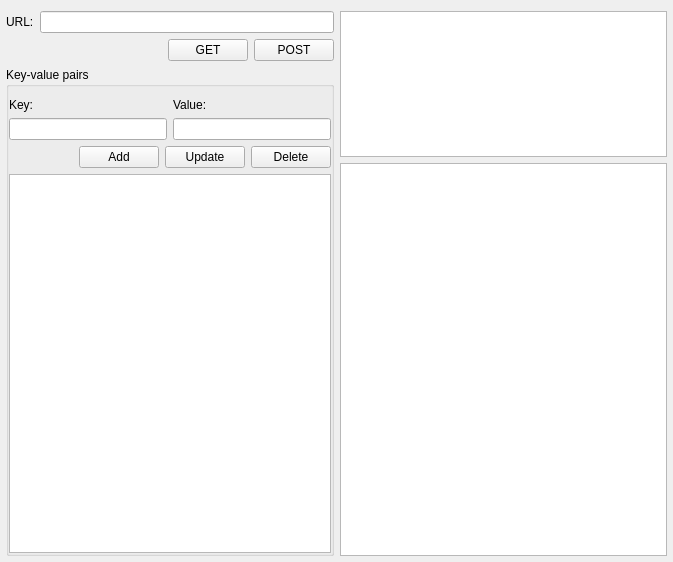
<?xml version="1.0" encoding="UTF-8"?>
<ui version="4.0">
 <class>Tester</class>
 <widget class="QWidget" name="Tester">
  <property name="geometry">
   <rect>
    <x>0</x>
    <y>0</y>
    <width>673</width>
    <height>562</height>
   </rect>
  </property>
  <property name="windowTitle">
   <string>Tester</string>
  </property>
  <layout class="QHBoxLayout" name="horizontalLayout_4">
   <property name="leftMargin">
    <number>6</number>
   </property>
   <property name="rightMargin">
    <number>6</number>
   </property>
   <property name="bottomMargin">
    <number>6</number>
   </property>
   <item>
    <layout class="QVBoxLayout" name="verticalLayout_2">
     <item>
      <layout class="QHBoxLayout" name="horizontalLayout_3">
       <item>
        <widget class="QLabel" name="label">
         <property name="text">
          <string>URL:</string>
         </property>
        </widget>
       </item>
       <item>
        <widget class="QLineEdit" name="webUrlPath"/>
       </item>
      </layout>
     </item>
     <item>
      <layout class="QHBoxLayout" name="horizontalLayout_2">
       <item>
        <spacer name="horizontalSpacer_2">
         <property name="orientation">
          <enum>Qt::Horizontal</enum>
         </property>
         <property name="sizeHint" stdset="0">
          <size>
           <width>40</width>
           <height>20</height>
          </size>
         </property>
        </spacer>
       </item>
       <item>
        <widget class="QPushButton" name="requestGet">
         <property name="text">
          <string>GET</string>
         </property>
        </widget>
       </item>
       <item>
        <widget class="QPushButton" name="requestPost">
         <property name="text">
          <string>POST</string>
         </property>
        </widget>
       </item>
      </layout>
     </item>
     <item>
      <widget class="QGroupBox" name="groupBox">
       <property name="title">
        <string>Key-value pairs</string>
       </property>
       <property name="flat">
        <bool>true</bool>
       </property>
       <layout class="QVBoxLayout" name="verticalLayout">
        <property name="leftMargin">
         <number>0</number>
        </property>
        <property name="rightMargin">
         <number>0</number>
        </property>
        <property name="bottomMargin">
         <number>0</number>
        </property>
        <item>
         <layout class="QGridLayout" name="gridLayout">
          <item row="0" column="0">
           <widget class="QLabel" name="label_2">
            <property name="text">
             <string>Key:</string>
            </property>
           </widget>
          </item>
          <item row="1" column="0">
           <widget class="QLineEdit" name="keyItem"/>
          </item>
          <item row="1" column="1">
           <widget class="QLineEdit" name="valueItem"/>
          </item>
          <item row="0" column="1">
           <widget class="QLabel" name="label_3">
            <property name="text">
             <string>Value:</string>
            </property>
           </widget>
          </item>
         </layout>
        </item>
        <item>
         <layout class="QHBoxLayout" name="horizontalLayout">
          <item>
           <spacer name="horizontalSpacer">
            <property name="orientation">
             <enum>Qt::Horizontal</enum>
            </property>
            <property name="sizeHint" stdset="0">
             <size>
              <width>40</width>
              <height>20</height>
             </size>
            </property>
           </spacer>
          </item>
          <item>
           <widget class="QPushButton" name="addPair">
            <property name="text">
             <string>Add</string>
            </property>
           </widget>
          </item>
          <item>
           <widget class="QPushButton" name="updatePair">
            <property name="text">
             <string>Update</string>
            </property>
           </widget>
          </item>
          <item>
           <widget class="QPushButton" name="deletePair">
            <property name="text">
             <string>Delete</string>
            </property>
           </widget>
          </item>
         </layout>
        </item>
        <item>
         <widget class="QListWidget" name="keyValuePairs"/>
        </item>
       </layout>
      </widget>
     </item>
    </layout>
   </item>
   <item>
    <layout class="QVBoxLayout" name="verticalLayout_3">
     <item>
      <widget class="QPlainTextEdit" name="responseRaw">
       <property name="maximumSize">
        <size>
         <width>16777215</width>
         <height>146</height>
        </size>
       </property>
       <property name="font">
        <font>
         <family>Consolas</family>
        </font>
       </property>
       <property name="lineWrapMode">
        <enum>QPlainTextEdit::NoWrap</enum>
       </property>
       <property name="textInteractionFlags">
        <set>Qt::TextSelectableByKeyboard|Qt::TextSelectableByMouse</set>
       </property>
      </widget>
     </item>
     <item>
      <widget class="QTextEdit" name="responseRender">
       <property name="readOnly">
        <bool>true</bool>
       </property>
      </widget>
     </item>
    </layout>
   </item>
  </layout>
 </widget>
 <layoutdefault spacing="6" margin="11"/>
 <resources/>
 <connections/>
</ui>
